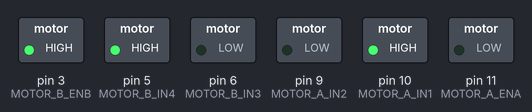
This sketch was run on a simulated Arduino Uno, built with avr-gcc and run on an emulated ATmega328P. Shown: switched loads named in the sketch (green lamp = pin HIGH).

Above: at 0.1 s.
Timing chart, 0 to 1.6 s (numbered marks = the images above):
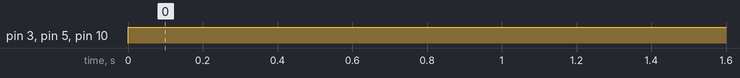

The sketch:

CLRv0.0.ino
```cpp
// Motor pins
const int MOTOR_A_ENA = 11; // this is right motor
const int MOTOR_A_IN1 = 10;
const int MOTOR_A_IN2 = 9;
const int MOTOR_B_IN3 = 6;
const int MOTOR_B_IN4 = 5;
const int MOTOR_B_ENB = 3; // this is left motor


// Define the pins for the TCRT5000L sensor
int sensorPin1 = A4;
int sensorPin2 = A3;
int sensorPin3 = A2;
int sensorPin4 = A1;
int sensorPin5 = A0;

// Define the threshold values for the sensors
int threshold = 500;
void move(int speed1, int speed2) {
  if (speed2 > 0) {
    analogWrite(MOTOR_A_ENA, speed2);
    digitalWrite(MOTOR_A_IN1, LOW);
    digitalWrite(MOTOR_A_IN2, HIGH);
  } else {
    analogWrite(MOTOR_A_ENA, -speed2);
    digitalWrite(MOTOR_A_IN1, HIGH);
    digitalWrite(MOTOR_A_IN2, LOW);
  }
  if (speed1 > 0) {
    analogWrite(MOTOR_B_ENB, speed1);
    digitalWrite(MOTOR_B_IN3, LOW);
    digitalWrite(MOTOR_B_IN4, HIGH);
  } else {
    analogWrite(MOTOR_B_ENB, -speed1);
    digitalWrite(MOTOR_B_IN3, HIGH);
    digitalWrite(MOTOR_B_IN4, LOW);
  }
}


void right() {
  // Read the sensor values
  int sensorValue1 = analogRead(sensorPin1);
  int sensorValue2 = analogRead(sensorPin2);
  int sensorValue3 = analogRead(sensorPin3);
  int sensorValue4 = analogRead(sensorPin4);
  int sensorValue5 = analogRead(sensorPin5);
  //move()
  // Check if the robot is on the line
  if (sensorValue1 < threshold && sensorValue2 < threshold && sensorValue3 < threshold && sensorValue4 < threshold && sensorValue5 < threshold) {
    // Stop the robot
    move(80, 0);
  }
  if (sensorValue1 > threshold && sensorValue2 > threshold && sensorValue3 > threshold && sensorValue4 > threshold && sensorValue5 > threshold) {
    // Stop the robot
    move(90, -50); //turn Dleft slightly
  }
  else {
    // Calculate the position of the robot on the line

    int position = 0;


    if (sensorValue3 < threshold) {
      position = 3;
    }
    if (sensorValue4 < threshold) {
      position = 4;
    }
    if (sensorValue5 < threshold) {
      position = 5;
    }
    if (sensorValue2 < threshold) {
      position = 2;
    }

    if (sensorValue1 < threshold) {
      position = 1;
    }

    // Adjust the motor speed and direction based on the position
    if (position == 1) {
      // Turn Dleft
      move(-60, 60);

    } else if (position == 2) {
      move(0, 60);
    } else if (position == 3) {
      // Go straight
      move(60, 60);
    } else if (position == 4) {
      // Turn Dright slightly
      move(60, 0);
    } else if (position == 5) {

      // Turn Dright
      move(75, -60);


    }
  }
}

void left() {
  // Read the sensor values
  int sensorValue1 = analogRead(sensorPin1);
  int sensorValue2 = analogRead(sensorPin2);
  int sensorValue3 = analogRead(sensorPin3);
  int sensorValue4 = analogRead(sensorPin4);
  int sensorValue5 = analogRead(sensorPin5);
  // Check if the robot is on the line
  if (sensorValue1 < threshold && sensorValue2 < threshold && sensorValue3 < threshold && sensorValue4 < threshold && sensorValue5 < threshold) {

    move(70, 0);


    move(70, 0);
  }
  if (sensorValue1 > threshold && sensorValue2 > threshold && sensorValue3 > threshold && sensorValue4 > threshold && sensorValue5 > threshold) {
    move(70, 0);
    //    turn(255, 100); //turn Dleft slightly
  }
  else {
    // Calculate the position of the robot on the line

    int position = 0;


    if (sensorValue3 < threshold) {
      position = 3;
    }
    if (sensorValue2 < threshold) {
      position = 2;
    }

    if (sensorValue1 < threshold) {
      position = 1;
    }
    if (sensorValue4 < threshold) {
      position = 4;
    }
    if (sensorValue5 < threshold) {
      position = 5;
    }


    if (position == 1) {
      // Turn Dleft
      move(-60, 65);

    } else if (position == 2) {
      move(0, 65);
    } else if (position == 3) {
      // Go straight
      move(65, 65);
    } else if (position == 4) {
      // Turn Dright slightly
      move(65, 0);
    } else if (position == 5) {

      // Turn Dright
      move(65, -80);


    }
  }
}

void setup() {
  Serial.begin(115200);
  // Set the motor pins as output
  pinMode(MOTOR_A_ENA, OUTPUT);
  pinMode(MOTOR_A_IN1, OUTPUT);
  pinMode(MOTOR_A_IN2, OUTPUT);
  pinMode(MOTOR_B_ENB, OUTPUT);
  pinMode(MOTOR_B_IN3, OUTPUT);
  pinMode(MOTOR_B_IN4, OUTPUT);

  // Set the sensor pins as input
  pinMode(sensorPin1, INPUT);
  pinMode(sensorPin2, INPUT);
  pinMode(sensorPin3, INPUT);
  pinMode(sensorPin4, INPUT);
  pinMode(sensorPin5, INPUT);
}

void loop() {
  move(255, 0);


}
```

Measured:
- by itself, pin 3 (MOTOR_B_ENB), pin 5 (MOTOR_B_IN4), pin 10 (MOTOR_A_IN1): LOW → HIGH at 0.00 s
